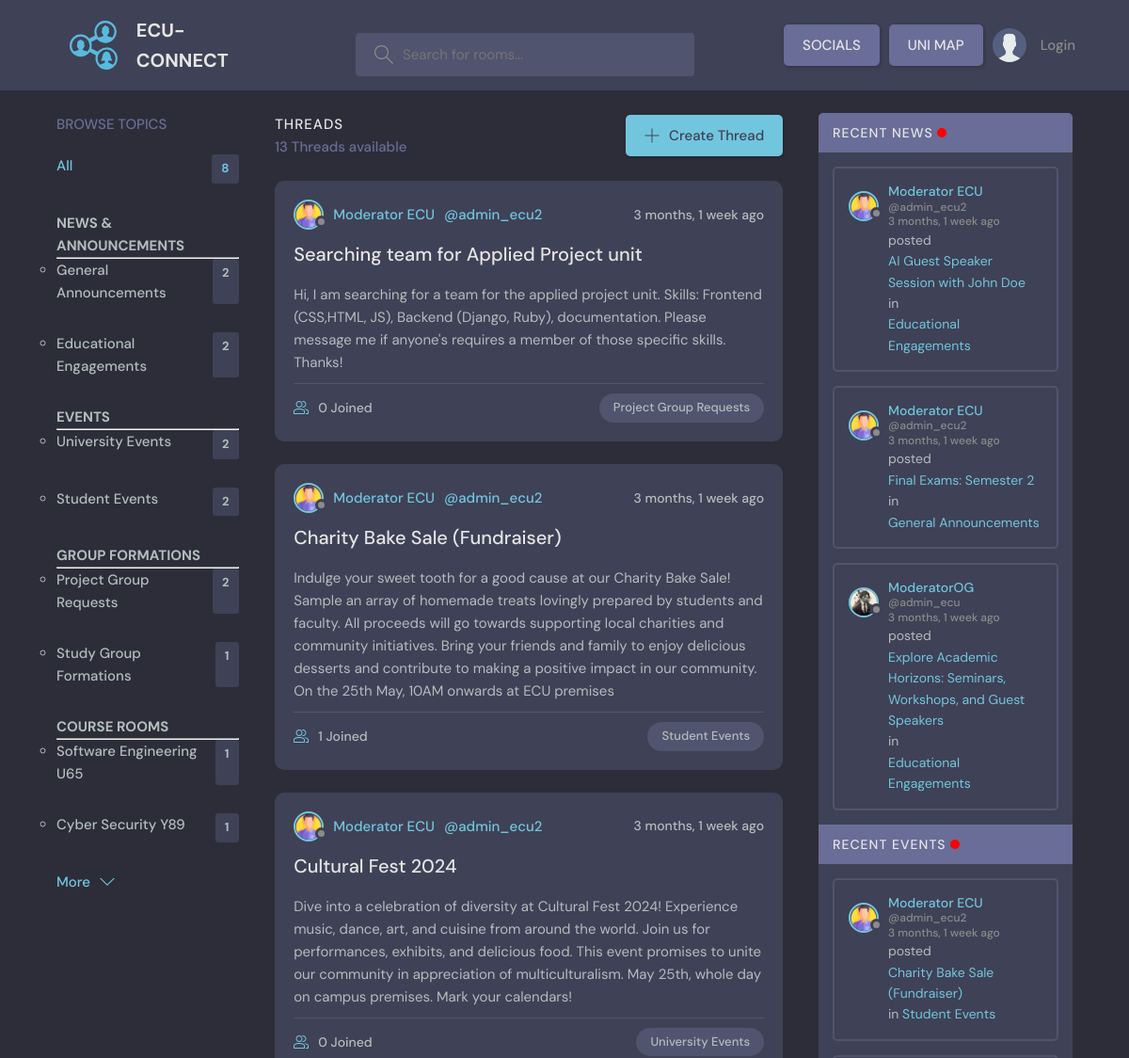
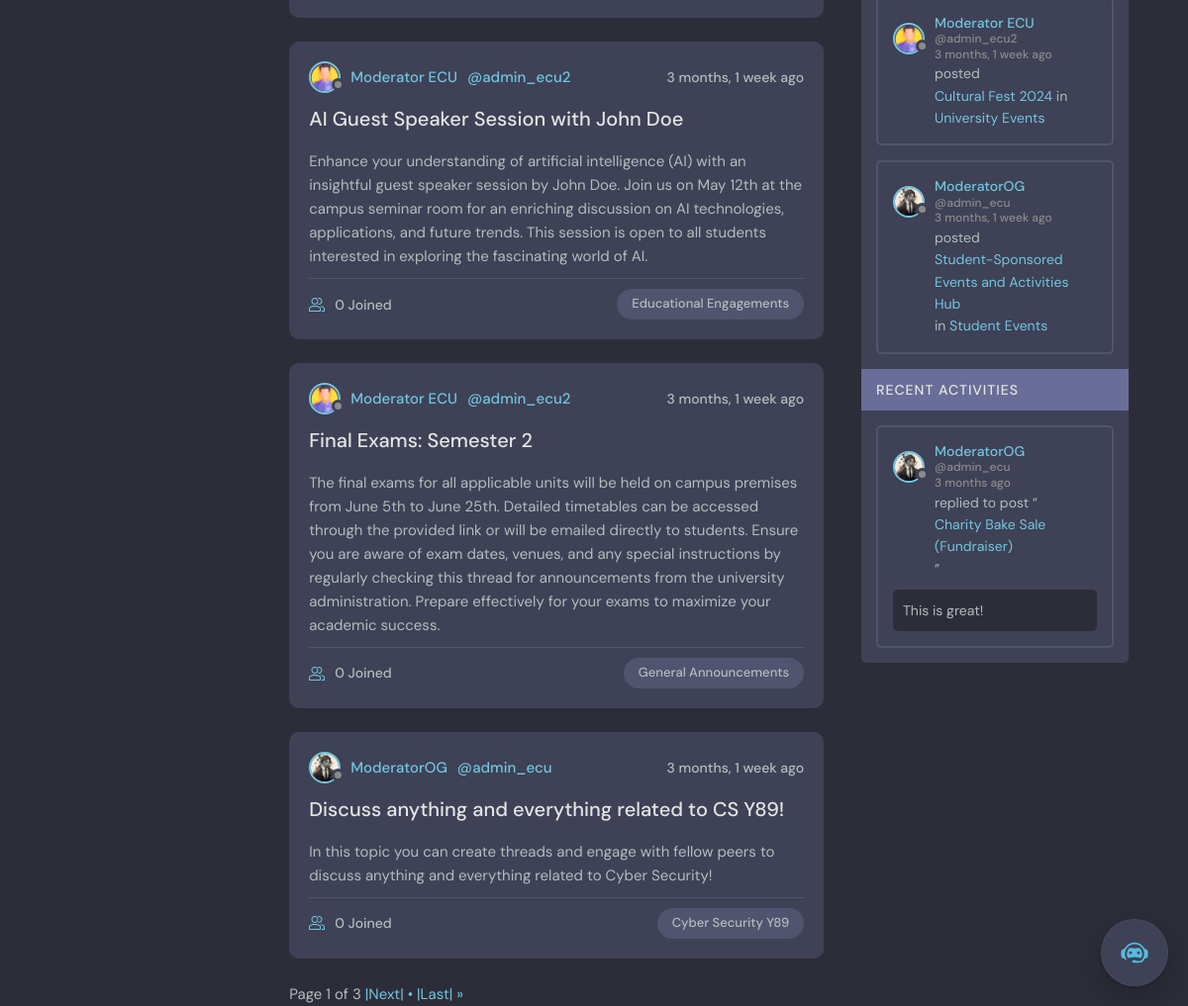
The page / on the database its author committed (2 pictures, top to bottom).
### base/models.py (models this page shows, shortened)
class Topic(models.Model):
    name = models.CharField(max_length=200)

class Thread(models.Model):
    host = models.ForeignKey(User, on_delete = models.SET_NULL, null=True)
    topic = models.ForeignKey(Topic, on_delete = models.SET_NULL, null=True)
    name = models.CharField(max_length=200)
    description = models.TextField(null = True, blank = True)
    participants = models.ManyToManyField(User, related_name='participants', blank=True)
    updated = models.DateTimeField(auto_now= True)
    created = models.DateTimeField(auto_now_add= True)
    pinned = models.BooleanField(default=False)
    class Meta:
       ordering = ['-updated', '-created']
    def __str__(self):
        return self.name

class User(AbstractUser):
    username = models.CharField(max_length=150, unique=True, null=True)
    name = models.CharField(max_length=200, null=True)
    email = models.EmailField(unique=True, null=True)
    bio = models.TextField(null=True)
    avatar = models.ImageField(null=True, default="avatar.svg")
    USERNAME_FIELD = 'email'
    REQUIRED_FIELDS = ['username']
    notifications = models.ManyToManyField(Notification, related_name='notifications', blank=True)

class Comment(models.Model):
    user = models.ForeignKey(User, on_delete=models.CASCADE)
    thread = models.ForeignKey(Thread, on_delete=models.CASCADE)
    body = models.TextField()
    updated = models.DateTimeField(auto_now= True)
    created = models.DateTimeField(auto_now_add= True)
    class Meta:
       ordering = ['-updated', '-created']

### base/views.py (the view)
# urls.py: 2. Add a URL to urlpatterns:  path('', views.home, name='home')
def home(request):
    q = request.GET.get('q') if request.GET.get('q') else ''
    threads = Thread.objects.filter(
        Q(topic__name__icontains=q) |
        Q(name__icontains=q) |
        Q(description__icontains=q)
    )
    topic_priority = Case(
        When(topic__name="General Announcements", then=Value(1)),
        When(topic__name="Educational Engagements", then=Value(2)),
        When(topic__name="University Events", then=Value(3)),
        When(topic__name="Student Events", then=Value(4)),
        When(topic__name="Project Group Requests", then=Value(5)),
        When(topic__name="Study Group Formations", then=Value(6)),
        default=Value(7),
        output_field=IntegerField(),
    )
    thread1_priority = Case(
        When(topic__name="General Announcements", name="Official Announcements and Updates", then=Value(1)),
        When(topic__name="Educational Engagements", name="Explore Academic Horizons: Seminars, Workshops, and Guest Speakers", then=Value(1)),
        When(topic__name="University Events", name="University-Sponsored Events", then=Value(1)),
        When(topic__name="Student Events", name="Student-Sponsored Events and Activities Hub", then=Value(1)),
        When(topic__name="Project Group Requests", name="Project Group Formation and Collaboration", then=Value(1)),
        When(topic__name="Study Group Formations", name="Study Groups", then=Value(1)),
        When(topic__name="Software Engineering U65", name="Discuss anything and everything related to SE U65!", then=Value(1)),
        When(topic__name="Cyber Security Y89", name="Discuss anything and everything related to CS Y89!", then=Value(1)),
        default=Value(2),
        output_field=IntegerField(),
    )
    if q:
        threads = threads.annotate(
            topic_priority=topic_priority,
            thread1_priority=thread1_priority
        ).order_by('topic_priority', 'thread1_priority', '-created')
    else:
        threads = threads.order_by('-created')
    thread_count = threads.count()
    paginator = Paginator(threads, 6)
    page_number = request.GET.get('page')
    try:
        threads = paginator.page(page_number)
    except PageNotAnInteger:
        threads = paginator.page(1)
    except EmptyPage:
        threads = paginator.page(paginator.num_pages)
    topics = Topic.objects.all()
    recent_news_threads = Thread.objects.filter(Q(topic__name='General Announcements') | Q(topic__name='Educational Engagements'))[:3]
    recent_events_threads = Thread.objects.filter(Q(topic__name='University Events') | Q(topic__name='Student Events'))[:3]
    thread_comments = Comment.objects.filter(Q(thread__topic__name__icontains=q))[0:3]
    context = {
        'threads': threads,
        'topics': topics,
        'thread_comments': thread_comments,
        'thread_count': thread_count,
        'q': q,
        'recent_news_threads': recent_news_threads,
        'recent_events_threads': recent_events_threads,
    }
    return render(request, 'base/home.html', context)

### base/templates/base/home.html (shortened to what this page needs)
{% extends 'main.html' %}
{% block content %}
    <main class="layout layout--3">
      <div class="container">
        {% include 'base/topics_component.html' %}
        <div class="roomList">
          <div class="roomList__header">
            <div>
              <h2>THREADS</h2>
              <p>{{thread_count}} Threads available</p>
            </div>
            <a class="btn btn--main" href="{% url 'create_thread' %}">
              <svg version="1.1" xmlns="http://www.w3.org/2000/svg" width="32" height="32" viewBox="0 0 32 32">
                <title>add</title>
                <path
                  d="M16.943 0.943h-1.885v14.115h-14.115v1.885h14.115v14.115h1.885v-14.115h14.115v-1.885h-14.115v-14.115z"
                ></path>
              </svg>
              Create Thread
            </a>
          </div>
          {% include 'base/feed_component.html' %}
        </div>
        {% include 'base/activity_component.html' %}
      </div>
    </main>
{% endblock content %}

### base/templates/base/topics_component.html
        <div class="topics">
            <div class="topics__header">
              <h2>Browse Topics</h2>
            </div>
            <ul class="topics__list">
                <li>
                    <a href="{% url 'home' %}" class="active">All <span>{{topics.count}}</span></a>
                </li>
              <li>
                <h4>NEWS & ANNOUNCEMENTS</h4>
                <hr>
                <ul>
                  {% for topic in topics %}
                    {% if topic.name == "General Announcements" or topic.name == "Educational Engagements"  %}
                      <li><strong><a href="{% url 'home' %}?q={{topic.name}}">{{topic.name}}<span>{{topic.thread_set.all.count}}</span></a></strong></li>
                    {% endif %}
                  {% endfor %}
                </ul>
              </li>
              <li>
                <h4>EVENTS</h4>
                <hr>
                <ul>
                  {% for topic in topics %}
                  {% if topic.name == "University Events" or topic.name == "Student Events"  %}
                      <li><strong><a href="{% url 'home' %}?q={{topic.name}}">{{topic.name}}<span>{{topic.thread_set.all.count}}</span></a></strong></li>
                    {% endif %}
                  {% endfor %}
                </ul>
              </li>
              <li>
                <h4>GROUP FORMATIONS</h4>
                <hr>
                <ul>
                  {% for topic in topics %}
                  {% if topic.name == "Project Group Requests" or topic.name == "Study Group Formations"  %}
                      <li> <a href="{% url 'home' %}?q={{topic.name}}">{{topic.name}}<span>{{topic.thread_set.all.count}}</span></a></li>
                    {% endif %}
                  {% endfor %}
                </ul>
              </li>
              <li>
                <h4>COURSE ROOMS</h4>
                <hr>
                <ul>
                  {% for topic in topics %}
                  {% if topic.name == "Software Engineering U65" or topic.name == "Cyber Security Y89"  %}
                      <li><strong><a href="{% url 'home' %}?q={{topic.name}}">{{topic.name}}<span>{{topic.thread_set.all.count}}</span></a></strong></li>
                    {% endif %}
                  {% endfor %}
                </ul>
              </li>
            </ul>
            <a class="btn btn--link" href="topics.html">
              More
              <svg version="1.1" xmlns="http://www.w3.org/2000/svg" width="32" height="32" viewBox="0 0 32 32">
                <title>chevron-down</title>
                <path d="M16 21l-13-13h-3l16 16 16-16h-3l-13 13z"></path>
              </svg>
            </a>
          </div>

### base/templates/base/feed_component.html (shortened to what this page needs)
{% for thread in threads %}
<div class="roomListRoom">
    <div class="roomListRoom__header">
        <a href="{% url 'user_profile' thread.host.id %}" class="roomListRoom__author">
        <div class="avatar avatar--small">
            <img src="{{thread.host.avatar.url}}" />
        </div>
        <span>{{thread.host.name}}</span>
        <span>@{{thread.host.username}}</span>
        </a>
        <div class="roomListRoom__actions">
        <span>{{thread.created|timesince}} ago</span>
        </div>
    </div>
    <div class="roomListRoom__content">
        <a href="{% url 'thread' thread.id %}">{{thread.name}}</a>
        <p>
            {{ thread.description }}
        </p>
    </div>
    <div class="roomListRoom__meta">
        <a href="{% url 'thread' thread.id %}" class="roomListRoom__joined">
        {{thread.participants.all.count}} Joined
        </a>
        <p class="roomListRoom__topic">{{thread.topic.name}}</p>
    </div>
</div>
{% endfor %}
<div class="pagination">
    <span class="step-links">
        <span class="current">
            Page {{ threads.number }} of {{ threads.paginator.num_pages }}
        </span>
        {% if threads.has_next %}
            <a href="?page={{ threads.next_page_number }}{% if q %}&q={{ q }}{% endif %}"> |Next| • </a>
            <a href="?page={{ threads.paginator.num_pages }}{% if q %}&q={{ q }}{% endif %}"> |Last| &raquo;</a>
        {% endif %}
    </span>
</div>

### base/templates/base/activity_component.html (shortened to what this page needs)
<div class="activities">
  <div class="activities__header">
    <h2>RECENT NEWS <div class="flashing-light"></div></h2>
  </div>
  {% for thread in recent_news_threads %}
  <div class="activities__box">
    <div class="activities__boxHeader roomListRoom__header">
      <a href="{% url 'user_profile' thread.host.id %}" class="roomListRoom__author">
        <div class="avatar avatar--small">
          <img src="{{thread.host.avatar.url}}" />
        </div>
        <p>
          {{thread.host.name}}
          <span>@{{thread.host.username}}</span>
          <span>{{thread.created|timesince}} ago</span>
        </p>
      </a>
    </div>
    <div class="activities__boxContent">
      <p>posted <a href="{% url 'thread' thread.id %}">{{ thread.name }}</a> in <a href="{% url 'home' %}?q={{thread.topic.name}}">{{ thread.topic.name }} </a> </p>
    </div>
  </div>
  {% endfor %}
    <div class="activities__header">
      <h2>RECENT EVENTS <div class="flashing-light"></div></h2>
    </div>
    {% for thread in recent_events_threads %}
  <div class="activities__box">
    <div class="activities__boxHeader roomListRoom__header">
      <a href="{% url 'user_profile' thread.host.id %}" class="roomListRoom__author">
        <div class="avatar avatar--small">
          <img src="{{thread.host.avatar.url}}" />
        </div>
        <p>
          {{thread.host.name}}
          <span>@{{thread.host.username}}</span>
          <span>{{thread.created|timesince}} ago</span>
        </p>
      </a>
    </div>
    <div class="activities__boxContent">
      <p>posted <a href="{% url 'thread' thread.id %}">{{ thread.name }}</a> in <a href="{% url 'home' %}?q={{thread.topic.name}}">{{ thread.topic.name }} </a> </p>
    </div>
  </div>
  {% endfor %}
    <div class="activities__header">
      <h2>Recent Activities</h2>
    </div>
    {% for comment in thread_comments %}
    <div class="activities__box">
      <div class="activities__boxHeader roomListRoom__header">
        <a href="{% url 'user_profile' comment.user.id %}" class="roomListRoom__author">
          <div class="avatar avatar--small">
            <img src="{{comment.user.avatar.url}}" />
          </div>
          <p>
            {{comment.user.name}}
            <span>@{{comment.user.username}}</span>
            <span>{{comment.created|timesince}} ago</span>
          </p>
        </a>
      </div>
      <div class="activities__boxContent">
        <p>replied to post “<a href="{% url 'thread' comment.thread.id %}">{{comment.thread}}</a>”</p>
        <div class="activities__boxRoomContent">
            <p>{{comment.body}}</p>
        </div>
      </div>
    </div>
    {% endfor %}
  </div>

### rows shown on the page
Topic: name "General Announcements", thread_set.all.count "2"
Topic: name "Educational Engagements", thread_set.all.count "2"
Topic: name "University Events", thread_set.all.count "2"
Topic: name "Student Events", thread_set.all.count "2"
Topic: name "Project Group Requests", thread_set.all.count "2"
Topic: name "Study Group Formations", thread_set.all.count "1"
Topic: name "Software Engineering U65", thread_set.all.count "1"
Topic: name "Cyber Security Y89", thread_set.all.count "1"
Thread: host.avatar (picture), host.name "Moderator ECU", host.username "admin_ecu2", created "3 months, 1 week", name "Searching team for Applied Project unit", description "Hi, I am searching for a team for the applied project unit. Skills: Frontend (CSS,HTML, JS), Backend (Django, Ruby), documentation. Please message me if anyone's requires a member of those specific skills. Thanks!", participants.all.count "0", topic.name "Project Group Requests"
Thread: host.avatar (picture), host.name "Moderator ECU", host.username "admin_ecu2", created "3 months, 1 week", name "Charity Bake Sale (Fundraiser)", description "Indulge your sweet tooth for a good cause at our Charity Bake Sale! Sample an array of homemade treats lovingly prepared by students and faculty. All proceeds will go towards supporting local charities and community initiatives. Bring your friends and family to enjoy delicious desserts and contribute to making a positive impact in our community. On the 25th May, 10AM onwards at ECU premises", participants.all.count "1", topic.name "Student Events"
Thread: host.avatar (picture), host.name "Moderator ECU", host.username "admin_ecu2", created "3 months, 1 week", name "Cultural Fest 2024", description "Dive into a celebration of diversity at Cultural Fest 2024! Experience music, dance, art, and cuisine from around the world. Join us for performances, exhibits, and delicious food. This event promises to unite our community in appreciation of multiculturalism. May 25th, whole day on campus premises. Mark your calendars!", participants.all.count "0", topic.name "University Events"
Thread: host.avatar (picture), host.name "Moderator ECU", host.username "admin_ecu2", created "3 months, 1 week", name "AI Guest Speaker Session with John Doe", description "Enhance your understanding of artificial intelligence (AI) with an insightful guest speaker session by John Doe. Join us on May 12th at the campus seminar room for an enriching discussion on AI technologies, applications, and future trends. This session is open to all students interested in exploring the fascinating world of AI.", participants.all.count "0", topic.name "Educational Engagements"
Thread: host.avatar (picture), host.name "Moderator ECU", host.username "admin_ecu2", created "3 months, 1 week", name "Final Exams: Semester 2", description "The final exams for all applicable units will be held on campus premises from June 5th to June 25th. Detailed timetables can be accessed through the provided link or will be emailed directly to students. Ensure you are aware of exam dates, venues, and any special instructions by regularly checking this thread for announcements from the university administration. Prepare effectively for your exams to maximize your academic success.", participants.all.count "0", topic.name "General Announcements"
Thread: host.avatar (picture), host.name "ModeratorOG", host.username "admin_ecu", created "3 months, 1 week", name "Discuss anything and everything related to CS Y89!", description "In this topic you can create threads and engage with fellow peers to discuss anything and everything related to Cyber Security!", participants.all.count "0", topic.name "Cyber Security Y89"
Thread: host.avatar (picture), host.name "ModeratorOG", host.username "admin_ecu", created "3 months, 1 week", name "Explore Academic Horizons: Seminars, Workshops, and Guest Speakers", topic.name "Educational Engagements"
Thread: host.avatar (picture), host.name "ModeratorOG", host.username "admin_ecu", created "3 months, 1 week", name "Student-Sponsored Events and Activities Hub", topic.name "Student Events"
Comment: user.avatar (picture), user.name "ModeratorOG", user.username "admin_ecu", created "3 months", thread "Charity Bake Sale (Fundraiser)", body "This is great!"

### other values the page prints
{{ topics.count }} "8"
{{ thread_count }} "13"
{{ threads.number }} "1"
{{ threads.paginator.num_pages }} "3"
